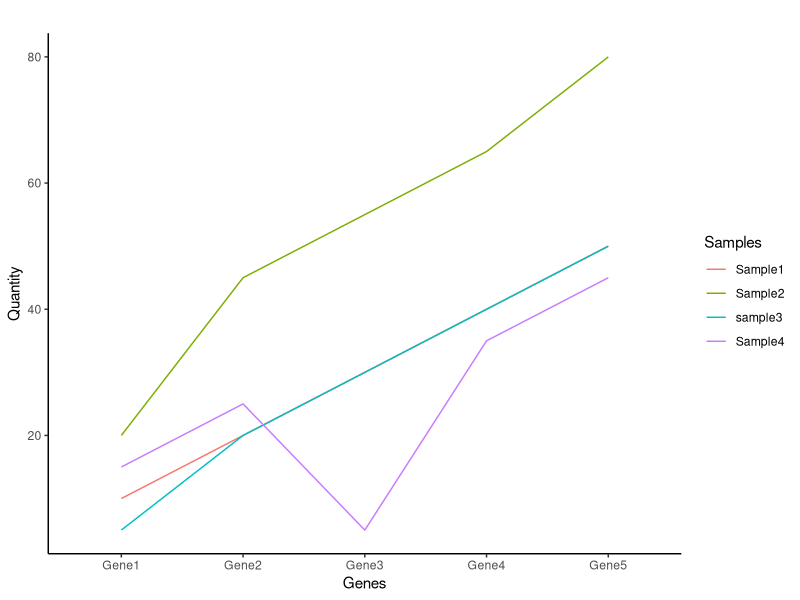

This chart was generated by the following R code:
# Loading libraries
library(ggplot2)
library(reshape2)

# Reading dataframe
data <- read.table("dummy_data1.csv", sep =",", header= TRUE)

# Transforming dataframe to matrix
mat <- as.matrix(data[, -1])

# Adding rownames to matrix
rownames(mat) <- data$Sample

# Defining image parameter
png(file = "linechart.png", width=600, height=500)

# Defining margins
par(mgp=c(4,1,0))
par(mar=c(6, 6, 1, 1))

# Plotting linechart
ggplot(melt(mat))+geom_line(aes(x=Var2, y=value, group=Var1, color=Var1))+ theme_classic()+

# Specifying plot title
ggtitle(" ") + xlab("Genes") + ylab("Quantity") + labs(color = "Samples")

# Saving figure
dev.off()
